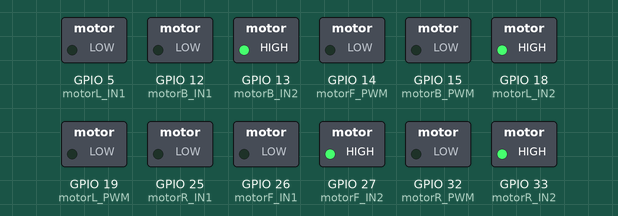
The sketch below on a simulated ESP32. Parts: switched loads named in the sketch (green lamp = pin HIGH). WiFi joins after 1.5 s; servers stay silent unless stated; what the sketch prints to the serial monitor is not drawn.

Above: at 1.55 s.
At 2.05 s:
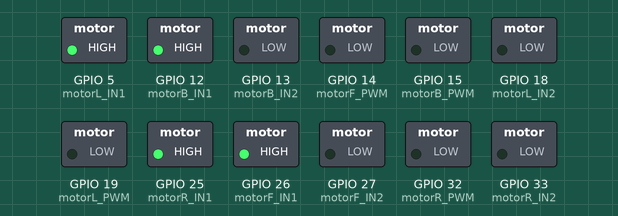
Timing chart, 0 to 4.5 s (numbered marks = the images above):
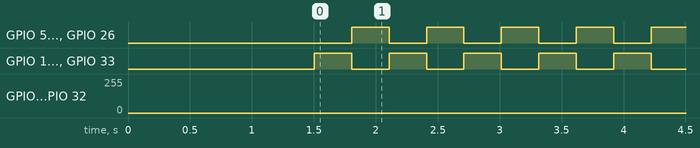

The sketch:

98_R2B2_Nano_Pinout_Test.ino
```cpp
                                                                                                                    //Title:         98_R2B2_Nano_Pinout_Test.ino
//Description:   Arduino IDE program to test R2B2 pinout
//Authors:       Pau Roura (@proura)
//Date:          20180610
//Version:       0.1
//Notes:
//

#include <WiFi.h>
#include <ESPmDNS.h>
#include <WiFiUdp.h>
#include <ArduinoOTA.h>

const char* ssid = "BuLan";
const char* password = "00009999";

//Configuració del PWM pels 4 motors
int freq = 2000;
int resolution = 8;
int MotorChannelR = 0;
int MotorChannelL = 1;
int MotorChannelF = 2;
int MotorChannelB = 3;

bool run = true;

//Pins del motor Dret
const int motorR_IN1 = 25;
const int motorR_IN2 = 33;
const int motorR_PWM = 32;
//Pins del motor Esquerra
const int motorL_IN1 = 5;
const int motorL_IN2 = 18;
const int motorL_PWM = 19;
//Pins del motor Frontal
const int motorF_IN1 = 26;
const int motorF_IN2 = 27;
const int motorF_PWM = 14;
//Pins del motor Posterior
const int motorB_IN1 = 12;
const int motorB_IN2 = 13;
const int motorB_PWM = 15;

void setup(){
  Serial.begin(115200);

  Serial.println("Booting");
  WiFi.mode(WIFI_STA);
  WiFi.begin(ssid, password);
  while (WiFi.waitForConnectResult() != WL_CONNECTED) {
    Serial.println("Connection Failed! Rebooting...");
    delay(5000);
    ESP.restart();
  }

  ArduinoOTA
    .onStart([]() {
      run = false;
      String type;
      if (ArduinoOTA.getCommand() == U_FLASH)
      type = "sketch";
      else // U_SPIFFS
      type = "filesystem";

      Serial.println("Start updating " + type);
    })
    .onEnd([]() {
      Serial.println("\nEnd");
    })
    .onProgress([](unsigned int progress, unsigned int total) {
      Serial.printf("Progress: %u%%\r", (progress / (total / 100)));
    })
    .onError([](ota_error_t error) {
      Serial.printf("Error[%u]: ", error);
      if (error == OTA_AUTH_ERROR) Serial.println("Auth Failed");
      else if (error == OTA_BEGIN_ERROR) Serial.println("Begin Failed");
      else if (error == OTA_CONNECT_ERROR) Serial.println("Connect Failed");
      else if (error == OTA_RECEIVE_ERROR) Serial.println("Receive Failed");
      else if (error == OTA_END_ERROR) Serial.println("End Failed");
    });

  ArduinoOTA.begin();

  Serial.println("Ready");
  Serial.print("IP address: ");
  Serial.println(WiFi.localIP());

  ledcSetup(MotorChannelR, freq, resolution);
  ledcSetup(MotorChannelL, freq, resolution);
  ledcSetup(MotorChannelF, freq, resolution);
  ledcSetup(MotorChannelB, freq, resolution);

  ledcAttachPin(motorR_PWM, MotorChannelR);
  ledcAttachPin(motorL_PWM, MotorChannelL);
  ledcAttachPin(motorF_PWM, MotorChannelF);
  ledcAttachPin(motorB_PWM, MotorChannelB);

  ledcWrite(MotorChannelR, 0);
  ledcWrite(MotorChannelL, 0);
  ledcWrite(MotorChannelF, 0);
  ledcWrite(MotorChannelB, 0);

  pinMode (motorR_IN1, OUTPUT);
  pinMode (motorR_IN2, OUTPUT);
  pinMode (motorL_IN1, OUTPUT);
  pinMode (motorL_IN2, OUTPUT);
  pinMode (motorF_IN1, OUTPUT);
  pinMode (motorF_IN2, OUTPUT);
  pinMode (motorB_IN1, OUTPUT);
  pinMode (motorB_IN2, OUTPUT);
}

void loop(){
  ArduinoOTA.handle();

  if (run) {
    digitalWrite (motorR_IN1, LOW);
    digitalWrite (motorR_IN2, HIGH);
    digitalWrite (motorL_IN1, LOW);
    digitalWrite (motorL_IN2, HIGH);
    digitalWrite (motorF_IN1, LOW);
    digitalWrite (motorF_IN2, HIGH);
    digitalWrite (motorB_IN1, LOW);
    digitalWrite (motorB_IN2, HIGH);

    for (int i=0;i<150;i=i+5) {
      ledcWrite(MotorChannelR, i);
      ledcWrite(MotorChannelL, i);
      ledcWrite(MotorChannelF, i);
      ledcWrite(MotorChannelB, i);
      delay(5);
    }

    for (int i=150;i>0;i=i-5) {
      ledcWrite(MotorChannelR, i);
      ledcWrite(MotorChannelL, i);
      ledcWrite(MotorChannelF, i);
      ledcWrite(MotorChannelB, i);
      delay(5);
    }

    digitalWrite (motorR_IN1, HIGH);
    digitalWrite (motorR_IN2, LOW);
    digitalWrite (motorL_IN1, HIGH);
    digitalWrite (motorL_IN2, LOW);
    digitalWrite (motorF_IN1, HIGH);
    digitalWrite (motorF_IN2, LOW);
    digitalWrite (motorB_IN1, HIGH);
    digitalWrite (motorB_IN2, LOW);

    for (int i=0;i<150;i=i+5) {
      ledcWrite(MotorChannelR, i);
      ledcWrite(MotorChannelL, i);
      ledcWrite(MotorChannelF, i);
      ledcWrite(MotorChannelB, i);
      delay(5);
    }

    for (int i=150;i>0;i=i-5) {
      ledcWrite(MotorChannelR, i);
      ledcWrite(MotorChannelL, i);
      ledcWrite(MotorChannelF, i);
      ledcWrite(MotorChannelB, i);
      delay(5);
    }
  }
}
```

Measured:
- by itself, GPIO 5 (motorL_IN1), GPIO 12 (motorB_IN1), GPIO 13 (motorB_IN2), GPIO 18 (motorL_IN2), GPIO 25 (motorR_IN1), GPIO 26 (motorF_IN1), GPIO 27 (motorF_IN2), GPIO 33 (motorR_IN2): alternates HIGH for 0.30 s and LOW for 0.30 s
